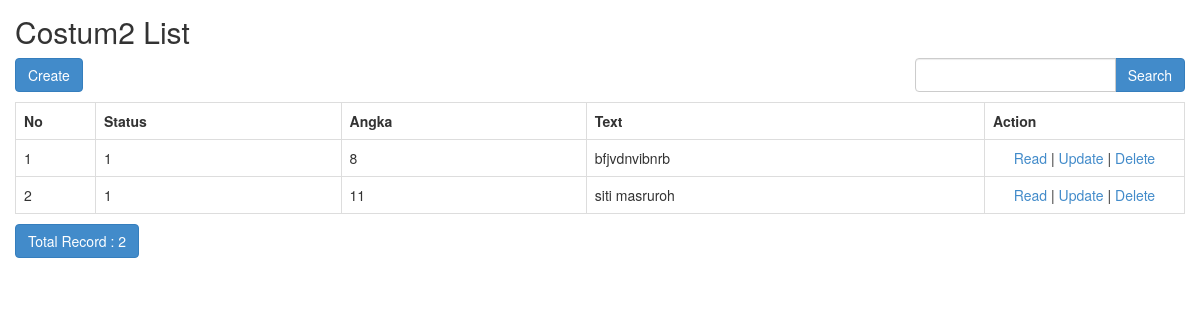
The app's page /sekolah/index.php/costum2 with its own data.
### tables this page shows
CREATE TABLE `costum2` (
  `id` int(11) NOT NULL,
  `status` varchar(1) NOT NULL,
  `angka` int(11) NOT NULL,
  `text` varchar(250) NOT NULL
);

### sekolah/application/controllers/Costum2.php (called while the page is built, shortened)
<?php
class Costum2 extends CI_Controller
{
    function __construct()
    {
        $this->load->model('Costum2_model');
        $this->load->library('form_validation');
    }
    public function index()
    {
        $q = urldecode($this->input->get('q', TRUE));
        $start = intval($this->input->get('start'));
        if ($q <> '') {
            $config['base_url'] = base_url() . 'costum2/index.html?q=' . urlencode($q);
            $config['first_url'] = base_url() . 'costum2/index.html?q=' . urlencode($q);
        } else {
            $config['base_url'] = base_url() . 'costum2/index.html';
            $config['first_url'] = base_url() . 'costum2/index.html';
        }
        $config['per_page'] = 10;
        $config['page_query_string'] = TRUE;
        $config['total_rows'] = $this->Costum2_model->total_rows($q);
        $costum2 = $this->Costum2_model->get_limit_data($config['per_page'], $start, $q);
        $this->load->library('pagination');
        $this->pagination->initialize($config);
        $data = array(
            'costum2_data' => $costum2,
            'q' => $q,
            'pagination' => $this->pagination->create_links(),
            'total_rows' => $config['total_rows'],
            'start' => $start,
        );
        $this->load->view('costum2/costum2_list', $data);
    }
}

### sekolah/index.php (called while the page is built, shortened)
<?php
require_once BASEPATH.'core/CodeIgniter.php';

### sekolah/application/config/config.php (called while the page is built, shortened)
<?php
$config['base_url'] = 'http://localhost/sekolah/';
$config['index_page'] = '';
$config['uri_protocol']	= 'REQUEST_URI';
$config['url_suffix'] = '.html';
$config['language']	= 'english';
$config['charset'] = 'UTF-8';
$config['enable_hooks'] = FALSE;
$config['subclass_prefix'] = 'MY_';
$config['composer_autoload'] = FALSE;
$config['permitted_uri_chars'] = 'a-z 0-9~%.:_\-';
$config['enable_query_strings'] = FALSE;
$config['controller_trigger'] = 'c';
$config['function_trigger'] = 'm';
$config['directory_trigger'] = 'd';
$config['allow_get_array'] = TRUE;
$config['log_threshold'] = 0;
$config['log_path'] = '';
$config['log_file_extension'] = '';
$config['log_file_permissions'] = 0644;
$config['log_date_format'] = 'Y-m-d H:i:s';
$config['error_views_path'] = '';
$config['cache_path'] = '';
$config['cache_query_string'] = FALSE;
$config['encryption_key'] = 'randomstring';
$config['sess_driver'] = 'files';
$config['sess_cookie_name'] = 'ci_session';
$config['sess_expiration'] = 7200;
$config['sess_save_path'] = NULL;
$config['sess_match_ip'] = FALSE;
$config['sess_time_to_update'] = 300;
$config['sess_regenerate_destroy'] = FALSE;
$config['cookie_prefix']	= '';
$config['cookie_domain']	= '';
$config['cookie_path']		= '/';
$config['cookie_secure']	= FALSE;
$config['cookie_httponly'] 	= FALSE;
$config['standardize_newlines'] = FALSE;
$config['global_xss_filtering'] = FALSE;
$config['csrf_protection'] = FALSE;
$config['csrf_token_name'] = 'csrf_test_name';
$config['csrf_cookie_name'] = 'csrf_cookie_name';
$config['csrf_expire'] = 7200;
$config['csrf_regenerate'] = TRUE;
$config['csrf_exclude_uris'] = array();
$config['compress_output'] = FALSE;
$config['time_reference'] = 'local';
$config['rewrite_short_tags'] = FALSE;
$config['proxy_ips'] = '';

### sekolah/application/models/Costum2_model.php (called while the page is built, shortened)
<?php
class Costum2_model extends CI_Model
{
    public $table = 'costum2';
    public $id = 'id';
    public $order = 'DESC';
    function total_rows($q = NULL) {
        $this->db->like('id', $q);
	$this->db->or_like('status', $q);
	$this->db->or_like('angka', $q);
	$this->db->or_like('text', $q);
	$this->db->from($this->table);
        return $this->db->count_all_results();
    }
    function get_limit_data($limit, $start = 0, $q = NULL) {
        $this->db->order_by($this->id, $this->order);
        $this->db->like('id', $q);
	$this->db->or_like('status', $q);
	$this->db->or_like('angka', $q);
	$this->db->or_like('text', $q);
	$this->db->limit($limit, $start);
        return $this->db->get($this->table)->result();
    }
}

### sekolah/application/views/costum2/costum2_list.php (the view, shortened to what this page needs)
<!doctype html>
<html>
    <head>
        <link rel="stylesheet" href="<?php echo base_url('assets/bootstrap/css/bootstrap.min.css') ?>"/>
    </head>
    <body>
        <h2 style="margin-top:0px">Costum2 List</h2>
        <div class="row" style="margin-bottom: 10px">
            <div class="col-md-4">
                <?php echo anchor(site_url('costum2/create'),'Create', 'class="btn btn-primary"'); ?>
            </div>
            <div class="col-md-4 text-center">
            </div>
            <div class="col-md-1 text-right">
            </div>
            <div class="col-md-3 text-right">
                <form action="<?php echo site_url('costum2/index'); ?>" class="form-inline" method="get">
                    <div class="input-group">
                        <input type="text" class="form-control" name="q" value="<?php echo $q; ?>">
                        <span class="input-group-btn">
                          <button class="btn btn-primary" type="submit">Search</button>
                        </span>
                    </div>
                </form>
            </div>
        </div>
        <table class="table table-bordered" style="margin-bottom: 10px">
            <tr>
                <th>No</th>
		<th>Status</th>
		<th>Angka</th>
		<th>Text</th>
		<th>Action</th>
            </tr><?php
            foreach ($costum2_data as $costum2)
            {
                ?>
                <tr>
			<td width="80px"><?php echo ++$start ?></td>
			<td><?php echo $costum2->status ?></td>
			<td><?php echo $costum2->angka ?></td>
			<td><?php echo $costum2->text ?></td>
			<td style="text-align:center" width="200px">
				<?php
				echo anchor(site_url('costum2/read/'.$costum2->id),'Read');
				echo ' | ';
				echo anchor(site_url('costum2/update/'.$costum2->id),'Update');
				echo ' | ';
				echo anchor(site_url('costum2/delete/'.$costum2->id),'Delete','onclick="javasciprt: return confirm(\'Are You Sure ?\')"');
				?>
			</td>
		</tr>
                <?php
            }
            ?>
        </table>
        <div class="row">
            <div class="col-md-6">
                <a href="#" class="btn btn-primary">Total Record : <?php echo $total_rows ?></a>
	    </div>
            <div class="col-md-6 text-right">
            </div>
        </div>
    </body>
</html>

### sekolah/application/views/costum2/costum2_list.php (style rules this page uses)
body { padding: 15px; }

### records on screen
costum2: status "1", angka "8", text "bfjvdnvibnrb", id "Read", id "Update", id "Delete"
costum2: status "1", angka "11", text "siti masruroh", id "Read", id "Update", id "Delete"

### other values on screen
anchor(site_url('costum2/create'),'Create', 'class="btn btn-primary"') "Create"
$total_rows "2"
